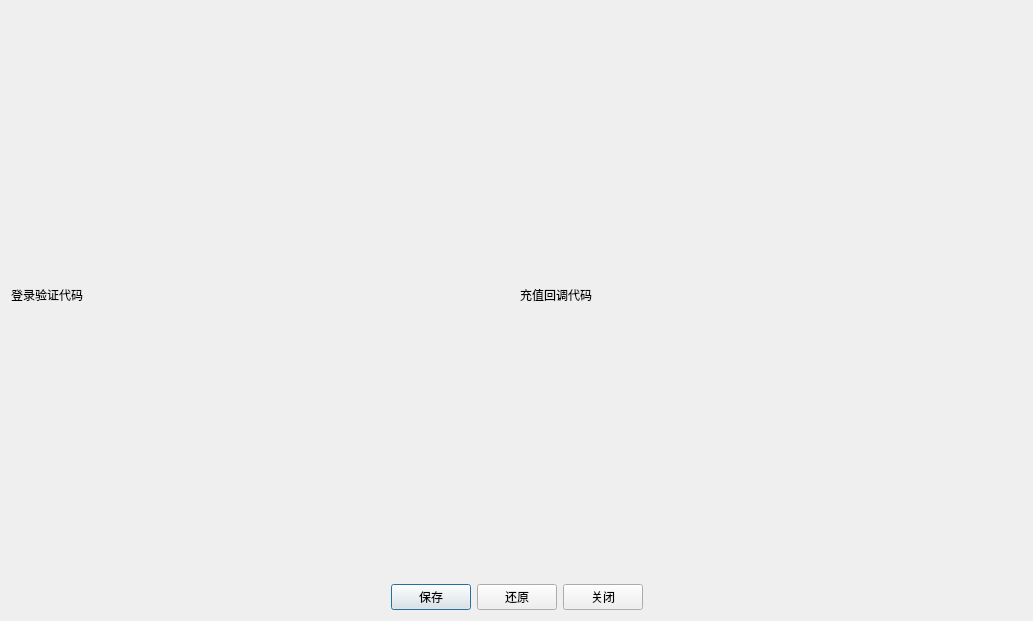
<?xml version="1.0" encoding="UTF-8"?>
<ui version="4.0">
 <class>EditCodeDialog</class>
 <widget class="QDialog" name="EditCodeDialog">
  <property name="geometry">
   <rect>
    <x>0</x>
    <y>0</y>
    <width>1033</width>
    <height>621</height>
   </rect>
  </property>
  <property name="windowTitle">
   <string>渠道代码编辑</string>
  </property>
  <layout class="QHBoxLayout" name="horizontalLayout_2" stretch="1">
   <item>
    <layout class="QVBoxLayout" name="verticalLayoutPayNotice" stretch="1,0">
     <item>
      <layout class="QHBoxLayout" name="horizontalLayout_3">
       <item>
        <layout class="QVBoxLayout" name="verticalLayoutL">
         <item>
          <widget class="QLabel" name="label_2">
           <property name="text">
            <string>登录验证代码</string>
           </property>
          </widget>
         </item>
        </layout>
       </item>
       <item>
        <layout class="QVBoxLayout" name="verticalLayoutR">
         <item>
          <widget class="QLabel" name="label_3">
           <property name="text">
            <string>充值回调代码</string>
           </property>
          </widget>
         </item>
        </layout>
       </item>
      </layout>
     </item>
     <item>
      <layout class="QHBoxLayout" name="horizontalLayout">
       <item>
        <spacer name="horizontalSpacer">
         <property name="orientation">
          <enum>Qt::Horizontal</enum>
         </property>
         <property name="sizeHint" stdset="0">
          <size>
           <width>40</width>
           <height>20</height>
          </size>
         </property>
        </spacer>
       </item>
       <item>
        <widget class="QPushButton" name="btnSave">
         <property name="text">
          <string>保存</string>
         </property>
        </widget>
       </item>
       <item>
        <widget class="QPushButton" name="btnRestore">
         <property name="text">
          <string>还原</string>
         </property>
        </widget>
       </item>
       <item>
        <widget class="QPushButton" name="pushButton">
         <property name="text">
          <string>关闭</string>
         </property>
        </widget>
       </item>
       <item>
        <spacer name="horizontalSpacer_2">
         <property name="orientation">
          <enum>Qt::Horizontal</enum>
         </property>
         <property name="sizeHint" stdset="0">
          <size>
           <width>40</width>
           <height>20</height>
          </size>
         </property>
        </spacer>
       </item>
      </layout>
     </item>
    </layout>
   </item>
  </layout>
 </widget>
 <resources/>
 <connections>
  <connection>
   <sender>pushButton</sender>
   <signal>clicked()</signal>
   <receiver>EditCodeDialog</receiver>
   <slot>reject()</slot>
   <hints>
    <hint type="sourcelabel">
     <x>597</x>
     <y>598</y>
    </hint>
    <hint type="destinationlabel">
     <x>516</x>
     <y>310</y>
    </hint>
   </hints>
  </connection>
 </connections>
</ui>
